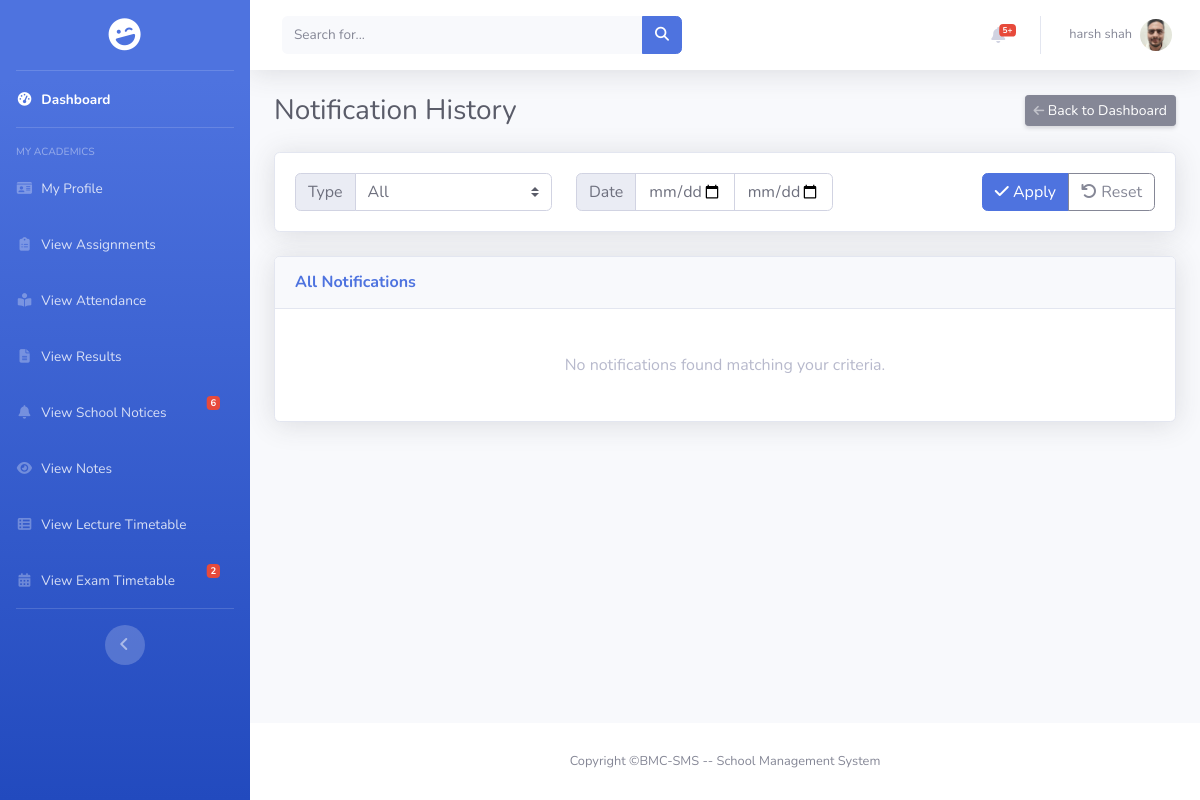
/notification_history.php (signed in), run on an earlier commit of the app's database.
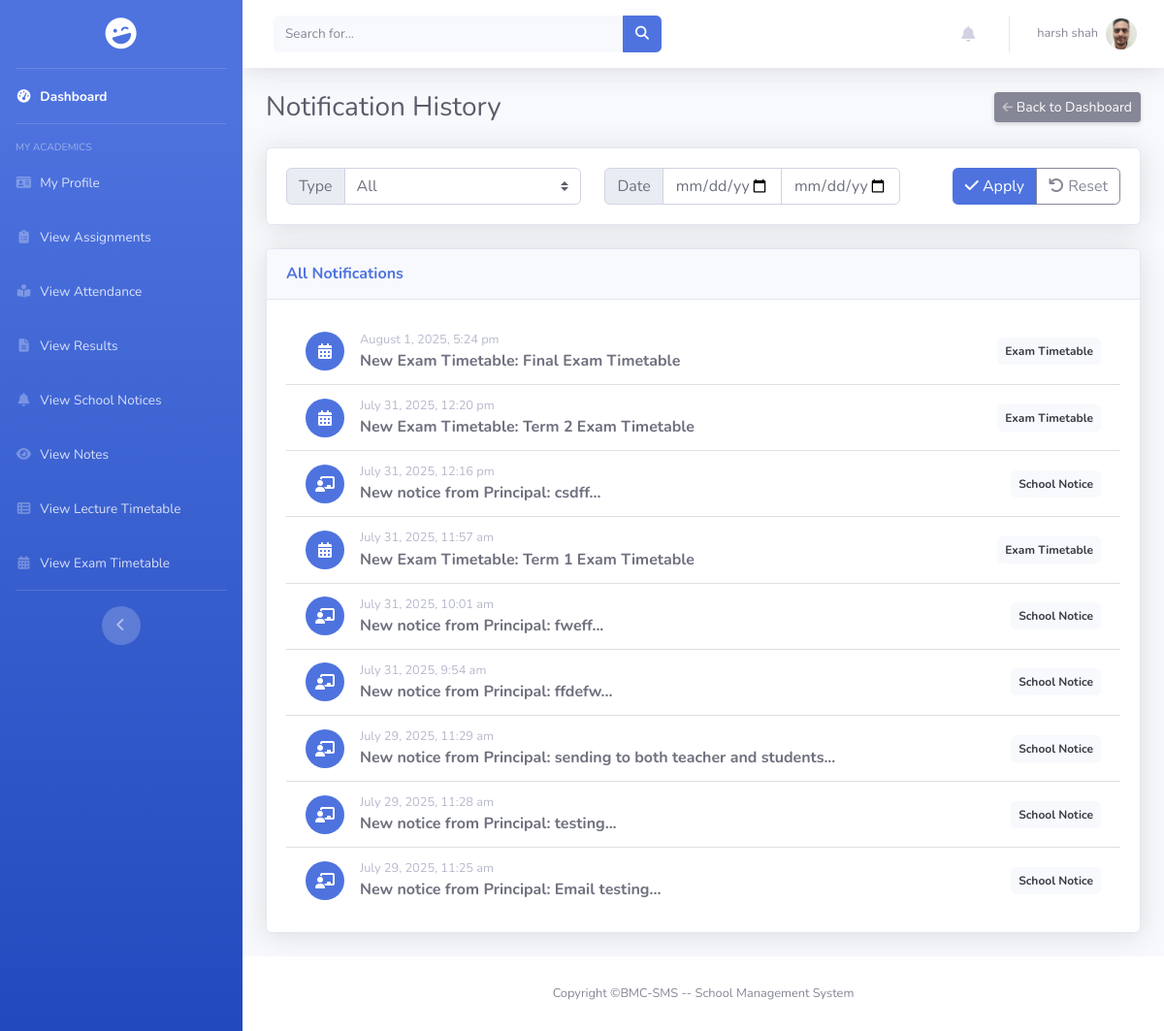
And on a later commit of the database.
### tables this page shows
CREATE TABLE `notifications` (
  `id` int(11) NOT NULL,
  `user_id` int(11) NOT NULL,
  `message` varchar(255) NOT NULL,
  `link` varchar(255) DEFAULT NULL,
  `is_read` tinyint(1) NOT NULL DEFAULT 0,
  `created_at` timestamp NOT NULL DEFAULT current_timestamp(),
  `type` varchar(50) DEFAULT NULL
);

### encryption.php (called while the page is built, shortened)
<?php
function decrypt_id($encrypted)
{
    return openssl_decrypt($encrypted, ENCRYPTION_METHOD, ENCRYPTION_KEY, 0, ENCRYPTION_IV);
}

### notification_history.php (the view, shortened to what the changed rows need)
<?php
include_once $_SERVER['DOCUMENT_ROOT'] . '/BMC-SMS/includes/connect.php';
include_once $_SERVER['DOCUMENT_ROOT'] . '/BMC-SMS/encryption.php';
$userId = decrypt_id($_COOKIE['encrypted_user_id']);
$all_notifications = [];
$params = [$userId];
$param_types = "i";
$sql = "SELECT id, message, link, type, created_at FROM notifications WHERE user_id = ? AND is_read = 1";
$sql .= " ORDER BY created_at DESC";
if ($stmt = $conn->prepare($sql)) {
    $stmt->bind_param($param_types, ...$params);
    $stmt->execute();
    $result = $stmt->get_result();
    while ($row = $result->fetch_assoc()) {
        $all_notifications[] = $row;
    }
}
?>
<!DOCTYPE html>
<html lang="en">
<head>
    <link rel="stylesheet" href="https://cdnjs.cloudflare.com/ajax/libs/font-awesome/6.5.2/css/all.min.css" />
    <link href="/BMC-SMS/assets/css/sb-admin-2.min.css" rel="stylesheet">
    <link href="/BMC-SMS/assets/css/sidebar.css" rel="stylesheet">
    <link href="/BMC-SMS/assets/css/scrollbar_hidden.css" rel="stylesheet">
    </head>
<body id="page-top">
    <div id="wrapper">
        <?php include $_SERVER['DOCUMENT_ROOT'] . '/BMC-SMS/includes/sidebar.php'; ?>
        <div id="content-wrapper" class="d-flex flex-column">
            <div id="content">
                <?php include $_SERVER['DOCUMENT_ROOT'] . '/BMC-SMS/includes/header.php'; ?>
                <div class="container-fluid">
                    <div class="d-sm-flex align-items-center justify-content-between mb-4">
                        <h1 class="h3 mb-0 text-gray-800">Notification History</h1>
                    </div>
                    <div class="card shadow mb-4">
                        <div class="card-body">
                            <div class="list-group list-group-flush">
                                <?php if (empty($all_notifications)): ?>
                                    <div class="list-group-item text-center text-gray-500 py-4">
                                        No notifications found matching your criteria.
                                    </div>
                                <?php else: ?>
                                    <?php foreach ($all_notifications as $notification): ?>
                                        <?php
                                            $link = htmlspecialchars(BASE_WEB_PATH . ltrim($notification['link'], '/'));
                                        ?>
                                        <a href="<?php echo $link; ?>" class="list-group-item list-group-item-action d-flex align-items-center">
                                            <div class="mr-3">
                                                <div class="icon-circle bg-primary">
                                                    <i class="<?php echo getNotificationIcon($notification['type']); ?>"></i>
                                                </div>
                                            </div>
                                            <div class="flex-grow-1">
                                                <div class="small text-gray-500">
                                                    <?php echo date('F j, Y, g:i a', strtotime($notification['created_at'])); ?>
                                                </div>
                                                <span class="font-weight-bold"><?php echo htmlspecialchars($notification['message']); ?></span>
                                            </div>
                                            <div class="ml-3">
                                                <span class="badge badge-light p-2"><?php echo htmlspecialchars(ucwords(str_replace('_', ' ', $notification['type']))); ?></span>
                                            </div>
                                        </a>
                                    <?php endforeach; ?>
                                <?php endif; ?>
                            </div>
                        </div>
                    </div>
                </div>
            </div>
        </div>
    </div>
    </body>
</html>

### includes/sidebar.php (shortened to what the changed rows need)
<?php
$role = null;
$user_id = null;
if (isset($_COOKIE['encrypted_user_role'])) {
    $role = decrypt_id($_COOKIE['encrypted_user_role']);
}
if (isset($_COOKIE['encrypted_user_id'])) {
    $user_id = decrypt_id($_COOKIE['encrypted_user_id']);
}
$unread_assignments = 0; $unread_results = 0; $unread_student_notices = 0; $unread_notes = 0;
$unread_exam_timetables = 0;
if (isset($conn) && $conn->ping() && $user_id) {
    switch ($role) {
        case 'student':
            $sql_counts = "SELECT
                                SUM(CASE WHEN type = 'new_assignment' THEN 1 ELSE 0 END) AS assignments,
                                SUM(CASE WHEN type = 'marks_uploaded' THEN 1 ELSE 0 END) AS results,
                                SUM(CASE WHEN type = 'school_notice' THEN 1 ELSE 0 END) AS notices,
                                SUM(CASE WHEN type = 'new_notes' THEN 1 ELSE 0 END) AS notes,
                                SUM(CASE WHEN type = 'exam_timetable' THEN 1 ELSE 0 END) AS exam_timetables
                           FROM notifications WHERE user_id = ? AND is_read = 0";
            $stmt_counts = $conn->prepare($sql_counts);
            if ($stmt_counts) {
                $stmt_counts->bind_param("i", $user_id);
                $stmt_counts->execute();
                $result_student = $stmt_counts->get_result()->fetch_assoc();
                if ($result_student) {
                    $unread_student_notices = (int) ($result_student['notices'] ?? 0);
                    $unread_exam_timetables = (int) ($result_student['exam_timetables'] ?? 0);
                }
            }
            break;
    }
}
?>
<ul class="navbar-nav bg-gradient-primary sidebar sidebar-dark accordion" id="accordionSidebar">
    <?php
    switch ($role) {
    ?>
        <?php
        case 'student':
        ?>
            <li class="nav-item">
                <a class="nav-link" href="/BMC-SMS/pages/student/view_notice.php">
                    <i class="fas fa-fw fa-bell"></i>
                    <span>View School Notices</span>
                    <?php if ($unread_student_notices > 0): ?>
                        <span class="badge badge-danger badge-counter">
                            <?php echo ($unread_student_notices > 9) ? '9+' : $unread_student_notices; ?>
                        </span>
                    <?php endif; ?>
                </a>
            </li>
            <li class="nav-item">
                <a class="nav-link" href="/BMC-SMS/pages/student/view_exam_timetable.php">
                    <i class="fas fa-fw fa-calendar-alt"></i>
                    <span>View Exam Timetable</span>
                    <?php if ($unread_exam_timetables > 0): ?>
                        <span class="badge badge-danger badge-counter">
                            <?php echo ($unread_exam_timetables > 9) ? '9+' : $unread_exam_timetables; ?>
                        </span>
                    <?php endif; ?>
                </a>
            </li>
    <?php
            break;
    }
    ?>
</ul>

### includes/header.php (shortened to what the changed rows need)
<?php
include_once $_SERVER['DOCUMENT_ROOT'] . '/BMC-SMS/includes/connect.php';
include_once $_SERVER['DOCUMENT_ROOT'] . '/BMC-SMS/encryption.php';
$isLoggedIn = false;
if (isset($_COOKIE['encrypted_user_role'])) {
    $isLoggedIn = true;
}
$unread_count = 0;
if ($isLoggedIn && isset($_COOKIE['encrypted_user_id'])) {
    $current_user_id = decrypt_id($_COOKIE['encrypted_user_id']);
    if ($current_user_id && isset($conn) && $conn->ping()) {
        $stmt_count = $conn->prepare("SELECT COUNT(*) as unread_count FROM notifications WHERE user_id = ? AND is_read = 0");
        $stmt_count->bind_param("i", $current_user_id);
        $stmt_count->execute();
        $unread_count = $stmt_count->get_result()->fetch_assoc()['unread_count'];
    }
}
function getNotificationIcon($type) {
    switch ($type) {
        case 'school_notice':
            return 'fas fa-chalkboard-teacher text-white';
        case 'exam_timetable':
            return 'fas fa-calendar-alt text-white';
    }
}
?>
<nav class="navbar navbar-expand navbar-light bg-white topbar mb-4 static-top shadow">
    <ul class="navbar-nav ml-auto">
        <li class="nav-item dropdown no-arrow mx-1">
            <a class="nav-link dropdown-toggle" href="#" id="alertsDropdown" role="button" data-toggle="dropdown"
                aria-haspopup="true" aria-expanded="false">
                <i class="fas fa-bell fa-fw"></i>
                <?php if ($unread_count > 0): ?>
                <span class="badge badge-danger badge-counter">
                    <?php echo ($unread_count > 5) ? '5+' : $unread_count; ?>
                </span>
                <?php endif; ?>
            </a>
        </li>
    </ul>
</nav>

What changed in the data, as far as the page shows it:
added notifications: created_at "August 1, 2025, 5:24 pm", message "New Exam Timetable: Final Exam Timetable", type "Exam Timetable"
now on this page (row edited): notifications: created_at "July 31, 2025, 12:20 pm", message "New Exam Timetable: Term 2 Exam Timetable", type "Exam Timetable"
now on this page (row edited): notifications: created_at "July 31, 2025, 12:16 pm", message "New notice from Principal: csdff...", type "School Notice"
now on this page (row edited): notifications: created_at "July 31, 2025, 11:57 am", message "New Exam Timetable: Term 1 Exam Timetable", type "Exam Timetable"
now on this page (row edited): notifications: created_at "July 31, 2025, 10:01 am", message "New notice from Principal: fweff...", type "School Notice"
now on this page (row edited): notifications: created_at "July 31, 2025, 9:54 am", message "New notice from Principal: ffdefw...", type "School Notice"
now on this page (row edited): notifications: created_at "July 29, 2025, 11:29 am", message "New notice from Principal: sending to both teacher and students...", type "School Notice"
now on this page (row edited): notifications: created_at "July 29, 2025, 11:28 am", message "New notice from Principal: testing...", type "School Notice"
now on this page (row edited): notifications: created_at "July 29, 2025, 11:25 am", message "New notice from Principal: Email testing...", type "School Notice"
Also different on the page:
$unread_student_notices: "6" → (not shown)
$unread_exam_timetables: "2" → (not shown)
text no longer shown: "5+ No notifications found matching your criteria."
